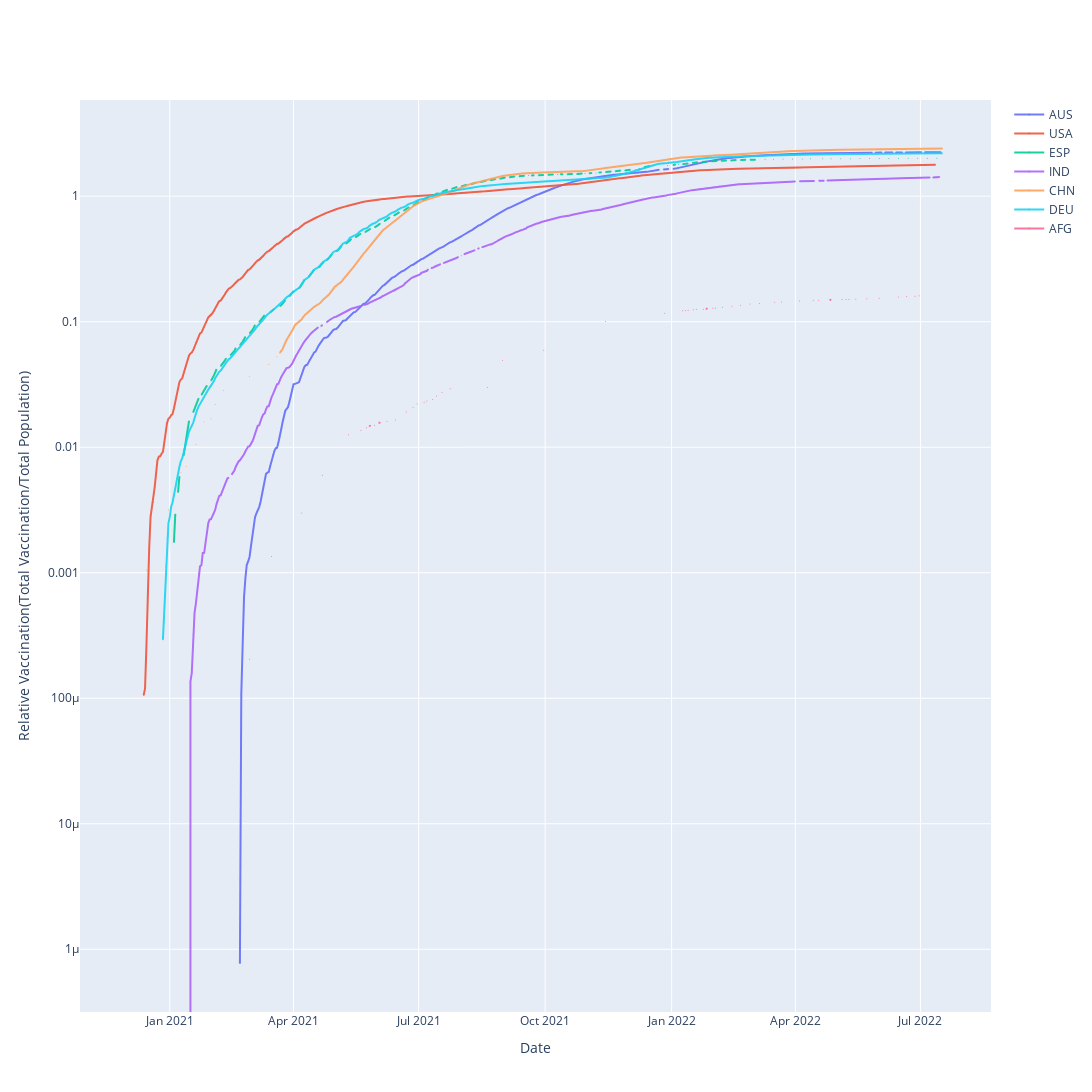

The notebook cell this image was saved under:
### Code cell
# Defining the size for plotting
fig = go.Figure()
for each in country_list:
    fig.add_trace(
        go.Scatter(x=df_vacc_list.date,
                   y=df_vacc_list['Vacc_per_pop_' + each],
                   mode='markers+lines',
                   opacity=0.9,
                   line_width=2,
                   marker_size=1,
                   name=each))

fig.update_layout(
    width=1600,
    height=1200,
    xaxis_title='Date',
    yaxis_title='Relative Vaccination(Total Vaccination/Total Population)')

fig.update_yaxes(type='log')
fig.show()

### Figure 1 — Plotly figure (JSON) as saved in the notebook; plotly's stock layout.template omitted (floating-point values rounded to 4 significant figures; data arrays with more than 128 entries replaced by an {"elided": "..."} marker saying what was removed)
{"data": [{"line": {"width": 2}, "marker": {"size": 1}, "mode": "markers+lines", "name": "AUS", "opacity": 0.9, "type": "scatter", "x": {"elided": "593 str values"}, "y": {"elided": "593 float values"}}, {"line": {"width": 2}, "marker": {"size": 1}, "mode": "markers+lines", "name": "USA", "opacity": 0.9, "type": "scatter", "x": {"elided": "593 str values"}, "y": {"elided": "593 float values"}}, {"line": {"width": 2}, "marker": {"size": 1}, "mode": "markers+lines", "name": "ESP", "opacity": 0.9, "type": "scatter", "x": {"elided": "593 str values"}, "y": {"elided": "593 float values"}}, {"line": {"width": 2}, "marker": {"size": 1}, "mode": "markers+lines", "name": "IND", "opacity": 0.9, "type": "scatter", "x": {"elided": "593 str values"}, "y": {"elided": "593 float values"}}, {"line": {"width": 2}, "marker": {"size": 1}, "mode": "markers+lines", "name": "CHN", "opacity": 0.9, "type": "scatter", "x": {"elided": "593 str values"}, "y": {"elided": "593 float values"}}, {"line": {"width": 2}, "marker": {"size": 1}, "mode": "markers+lines", "name": "DEU", "opacity": 0.9, "type": "scatter", "x": {"elided": "593 str values"}, "y": {"elided": "593 float values"}}, {"line": {"width": 2}, "marker": {"size": 1}, "mode": "markers+lines", "name": "AFG", "opacity": 0.9, "type": "scatter", "x": {"elided": "593 str values"}, "y": {"elided": "593 float values"}}], "layout": {"height": 1200, "width": 1600, "xaxis": {"title": {"text": "Date"}}, "yaxis": {"title": {"text": "Relative Vaccination(Total Vaccination/Total Population)"}, "type": "log"}}}
